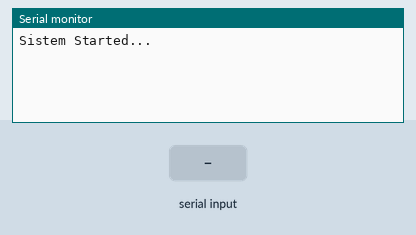
Recording of a sketch running on a simulated Arduino Uno, built with avr-gcc and run on an emulated ATmega328P. Shown: the last lines printed to the serial monitor. The test bench sets the inputs (shaded band). The modem accepts every AT command (registered, SIM ready, sends succeed) and sends nothing else.

Above: at 9.2 s.
9.3 s: "0" received over Serial
At 10.5 s:
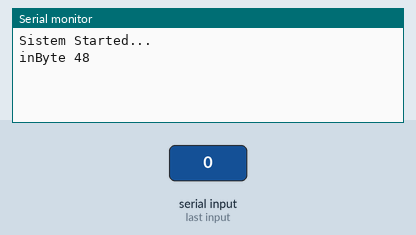
10.8 s: "1" received over Serial
At 12.5 s:
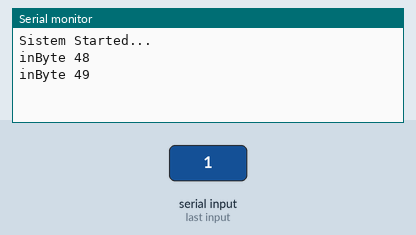

Measured:
- after the input at 9.3 s, the serial monitor: prints a new line at once (image 1)
- after the input at 10.8 s, the serial monitor: prints a new line after 0.28 s (image 2)

The sketch:

Send-sms-Via-Raspi-Arduino.ino
```cpp
#include <SoftwareSerial.h>
SoftwareSerial sim(10, 11); //tx rx
int inByte = '0';

int _timeout;
String _buffer;
String number = "+639951656160"; //-> change with your number
void setup() {
  delay(7000); //delay for 7 seconds to make sure the modules get the signal
  Serial.begin(9600);
  _buffer.reserve(50);
  Serial.println("Sistem Started...");
  sim.begin(9600);
  delay(1000);
}
void loop() {

    if (Serial.available() > 0) {
    inByte = (Serial.read());
    Serial.print("inByte "); Serial.println(inByte);

    if (inByte == '0') {

      SendMessage();

    }


  }
}
void SendMessage()
{
  //Serial.println ("Sending Message");
  sim.println("AT+CMGF=1");    //Sets the GSM Module in Text Mode
  delay(200);
  //Serial.println ("Set SMS Number");
  sim.println("AT+CMGS=\"" + number + "\"\r"); //Mobile phone number to send message
  delay(200);
  String SMS = "Hello, I'm uder the water. Help me";
  sim.println(SMS);
  delay(100);
  sim.println((char)26);// ASCII code of CTRL+Z
  delay(200);
  _buffer = _readSerial();
}

String _readSerial() {
  _timeout = 0;
  while  (!sim.available() && _timeout < 12000  )
  {
    delay(13);
    _timeout++;
  }
  if (sim.available()) {
    return sim.readString();
  }
}
```
